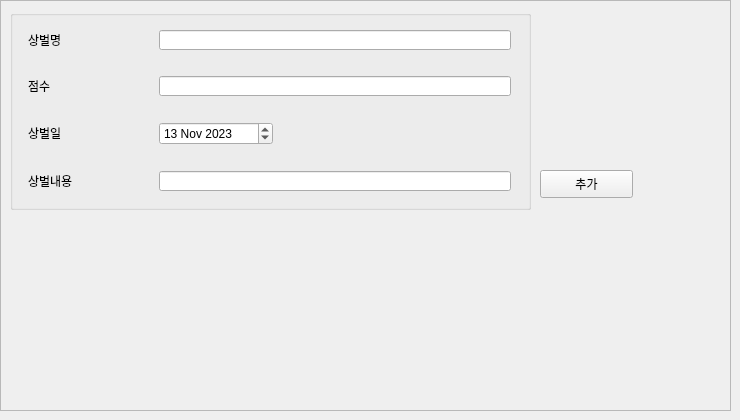
          <widget class="QWidget" name="tab_39">
           <attribute name="title">
            <string>상벌</string>
           </attribute>
           <widget class="QScrollArea" name="scrollArea_35">
            <property name="geometry">
             <rect>
              <x>0</x>
              <y>0</y>
              <width>731</width>
              <height>411</height>
             </rect>
            </property>
            <property name="widgetResizable">
             <bool>true</bool>
            </property>
            <widget class="QWidget" name="scrollAreaWidgetContents_35">
             <property name="geometry">
              <rect>
               <x>0</x>
               <y>0</y>
               <width>729</width>
               <height>409</height>
              </rect>
             </property>
            </widget>
           </widget>
           <widget class="QGroupBox" name="groupBox_45">
            <property name="geometry">
             <rect>
              <x>10</x>
              <y>10</y>
              <width>521</width>
              <height>200</height>
             </rect>
            </property>
            <property name="title">
             <string/>
            </property>
            <widget class="QWidget" name="gridLayoutWidget_35">
             <property name="geometry">
              <rect>
               <x>0</x>
               <y>0</y>
               <width>521</width>
               <height>201</height>
              </rect>
             </property>
             <layout class="QGridLayout" name="gridLayout_35">
              <item row="1" column="1">
               <widget class="QLineEdit" name="lineEdit_136">
                <property name="sizePolicy">
                 <sizepolicy hsizetype="Fixed" vsizetype="Ignored">
                  <horstretch>0</horstretch>
                  <verstretch>0</verstretch>
                 </sizepolicy>
                </property>
                <property name="minimumSize">
                 <size>
                  <width>352</width>
                  <height>0</height>
                 </size>
                </property>
               </widget>
              </item>
              <item row="2" column="0">
               <widget class="QLabel" name="label_204">
                <property name="sizePolicy">
                 <sizepolicy hsizetype="Maximum" vsizetype="Ignored">
                  <horstretch>0</horstretch>
                  <verstretch>0</verstretch>
                 </sizepolicy>
                </property>
                <property name="minimumSize">
                 <size>
                  <width>107</width>
                  <height>0</height>
                 </size>
                </property>
                <property name="maximumSize">
                 <size>
                  <width>16777215</width>
                  <height>20</height>
                 </size>
                </property>
                <property name="text">
                 <string>상벌일</string>
                </property>
                <property name="alignment">
                 <set>Qt::AlignLeading|Qt::AlignLeft|Qt::AlignVCenter</set>
                </property>
               </widget>
              </item>
              <item row="1" column="0">
               <widget class="QLabel" name="label_205">
                <property name="sizePolicy">
                 <sizepolicy hsizetype="Maximum" vsizetype="Ignored">
                  <horstretch>0</horstretch>
                  <verstretch>0</verstretch>
                 </sizepolicy>
                </property>
                <property name="minimumSize">
                 <size>
                  <width>107</width>
                  <height>0</height>
                 </size>
                </property>
                <property name="maximumSize">
                 <size>
                  <width>16777215</width>
                  <height>20</height>
                 </size>
                </property>
                <property name="text">
                 <string>점수</string>
                </property>
                <property name="alignment">
                 <set>Qt::AlignLeading|Qt::AlignLeft|Qt::AlignVCenter</set>
                </property>
               </widget>
              </item>
              <item row="0" column="0">
               <widget class="QLabel" name="label_206">
                <property name="sizePolicy">
                 <sizepolicy hsizetype="Maximum" vsizetype="Ignored">
                  <horstretch>0</horstretch>
                  <verstretch>0</verstretch>
                 </sizepolicy>
                </property>
                <property name="minimumSize">
                 <size>
                  <width>107</width>
                  <height>0</height>
                 </size>
                </property>
                <property name="maximumSize">
                 <size>
                  <width>16777215</width>
                  <height>20</height>
                 </size>
                </property>
                <property name="text">
                 <string>상벌명</string>
                </property>
                <property name="alignment">
                 <set>Qt::AlignLeading|Qt::AlignLeft|Qt::AlignVCenter</set>
                </property>
               </widget>
              </item>
              <item row="0" column="1">
               <widget class="QLineEdit" name="lineEdit_137">
                <property name="sizePolicy">
                 <sizepolicy hsizetype="Fixed" vsizetype="Ignored">
                  <horstretch>0</horstretch>
                  <verstretch>0</verstretch>
                 </sizepolicy>
                </property>
                <property name="minimumSize">
                 <size>
                  <width>352</width>
                  <height>0</height>
                 </size>
                </property>
               </widget>
              </item>
              <item row="2" column="1">
               <widget class="QDateEdit" name="dateEdit_36">
                <property name="minimumSize">
                 <size>
                  <width>114</width>
                  <height>0</height>
                 </size>
                </property>
                <property name="maximumSize">
                 <size>
                  <width>114</width>
                  <height>16777215</height>
                 </size>
                </property>
                <property name="dateTime">
                 <datetime>
                  <hour>0</hour>
                  <minute>0</minute>
                  <second>0</second>
                  <year>2023</year>
                  <month>11</month>
                  <day>13</day>
                 </datetime>
                </property>
                <property name="maximumDateTime">
                 <datetime>
                  <hour>23</hour>
                  <minute>59</minute>
                  <second>59</second>
                  <year>2100</year>
                  <month>1</month>
                  <day>1</day>
                 </datetime>
                </property>
                <property name="minimumDateTime">
                 <datetime>
                  <hour>0</hour>
                  <minute>0</minute>
                  <second>0</second>
                  <year>2012</year>
                  <month>1</month>
                  <day>1</day>
                 </datetime>
                </property>
               </widget>
              </item>
              <item row="3" column="0">
               <widget class="QLabel" name="label_207">
                <property name="sizePolicy">
                 <sizepolicy hsizetype="Maximum" vsizetype="Ignored">
                  <horstretch>0</horstretch>
                  <verstretch>0</verstretch>
                 </sizepolicy>
                </property>
                <property name="minimumSize">
                 <size>
                  <width>107</width>
                  <height>0</height>
                 </size>
                </property>
                <property name="maximumSize">
                 <size>
                  <width>16777215</width>
                  <height>20</height>
                 </size>
                </property>
                <property name="text">
                 <string>상벌내용</string>
                </property>
                <property name="alignment">
                 <set>Qt::AlignLeading|Qt::AlignLeft|Qt::AlignVCenter</set>
                </property>
               </widget>
              </item>
              <item row="3" column="1">
               <widget class="QLineEdit" name="lineEdit_138">
                <property name="sizePolicy">
                 <sizepolicy hsizetype="Fixed" vsizetype="Ignored">
                  <horstretch>0</horstretch>
                  <verstretch>0</verstretch>
                 </sizepolicy>
                </property>
                <property name="minimumSize">
                 <size>
                  <width>352</width>
                  <height>0</height>
                 </size>
                </property>
               </widget>
              </item>
             </layout>
            </widget>
           </widget>
           <widget class="QPushButton" name="pushButton_40">
            <property name="geometry">
             <rect>
              <x>540</x>
              <y>170</y>
              <width>93</width>
              <height>28</height>
             </rect>
            </property>
            <property name="text">
             <string>추가</string>
            </property>
           </widget>
          </widget>
